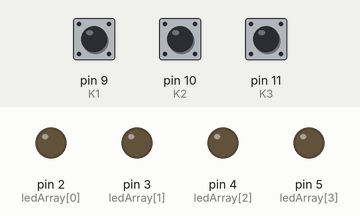
A sketch run on a simulated Arduino Uno, built with avr-gcc and run on an emulated ATmega328P. Shown: output pins drawn as LEDs (lit = HIGH). Inputs (shaded band) come from the test bench; at power-on: pin 10 (K2) HIGH, pin 9 (K1) HIGH, pin 11 (K3) HIGH.

Above: at 1.2 s.
1.3 s: pin 10 (K2) pulled LOW for 3.2 s
At 5.5 s:
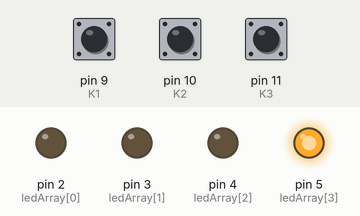
6.0 s: pin 10 (K2) pulled LOW for 0.25 s
At 6.8 s:
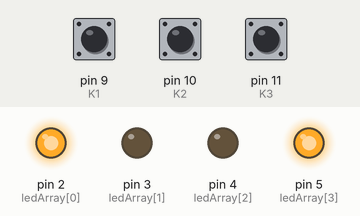
7.7 s: pin 10 (K2) pulled LOW for 1 s
At 9.8 s:
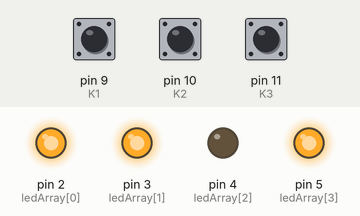
10.2 s: pin 10 (K2) pulled LOW for 0.25 s
At 11.4 s:
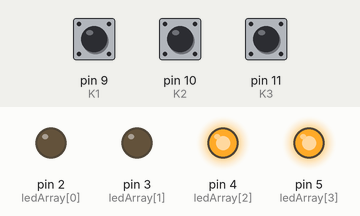
11.9 s: pin 9 (K1) pulled LOW for 1 s
At 12.6 s:
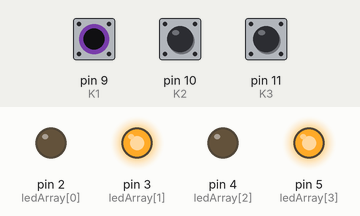
14.4 s: pin 10 (K2) pulled LOW for 3.2 s
At 17.2 s:
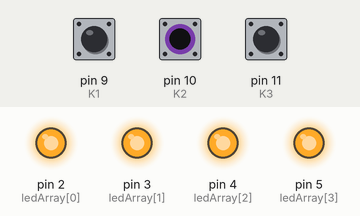
Timing chart, 0 to 18.7 s (numbered marks = the images above; inputs shaded):
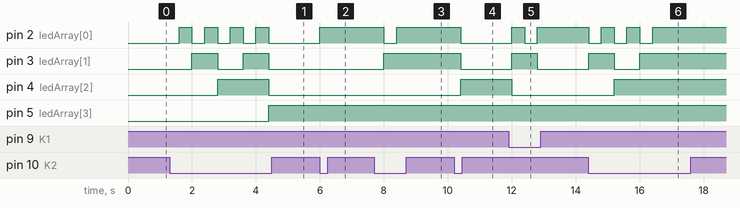

Measured:
- after the input at 1.3 s, pin 2 (ledArray[0]): alternates HIGH for 0.40 s and LOW for 0.40 s, 8 changes in all, then stays LOW, starting after 0.30 s; pin 3 (ledArray[1]): alternates HIGH for 0.80 s and LOW for 0.80 s, 4 changes in all, then stays LOW, starting after 0.70 s
- after the input at 6.0 s, pin 2 (ledArray[0]): LOW → HIGH at once
- after the input at 7.7 s, pin 2 (ledArray[0]): HIGH → LOW after 0.30 s, → HIGH 0.40 s later; pin 3 (ledArray[1]): LOW → HIGH after 0.30 s
- after the input at 10.2 s, pin 2 (ledArray[0]), pin 3 (ledArray[1]): HIGH → LOW after 0.20 s; pin 4 (ledArray[2]): LOW → HIGH after 0.20 s
- after the input at 11.9 s, pin 2 (ledArray[0]): LOW → HIGH after 0.10 s, → LOW 0.40 s later, → HIGH 0.40 s later; pin 3 (ledArray[1]): LOW → HIGH after 0.10 s, → LOW 0.80 s later; pin 4 (ledArray[2]): HIGH → LOW after 0.10 s
- after the input at 14.4 s, pin 2 (ledArray[0]): alternates HIGH for 0.40 s and LOW for 0.40 s, 6 changes in all, then stays HIGH, starting at once; pin 3 (ledArray[1]): LOW → HIGH at once, → LOW 0.80 s later, → HIGH 0.80 s later; pin 4 (ledArray[2]): LOW → HIGH after 0.80 s

The sketch:

Teller.ino
```cpp
#define K1 9
#define K2 10
#define K3 11

int t = 0;
const byte ledArray[] = {2,3,4,5};

void setup() {
  pinMode(K1, INPUT_PULLUP);
  pinMode(K2, INPUT_PULLUP);
  pinMode(K3, INPUT_PULLUP);
  Serial.begin(9600);
  for (int x = 0; x < sizeof(ledArray); x++) {
    pinMode(ledArray[x],OUTPUT);
  }
}


void loop() {
  if (digitalRead(K1) == LOW && t > 0) {
    t--;
  }

  if (digitalRead(K2) == LOW && t < 15) {
    t++;
  }

  if (digitalRead(K3) == LOW) {
    t = 0;
  }

  if (digitalRead(K1) == LOW || digitalRead(K2) == LOW || digitalRead(K3) == LOW) {
    for (int x = 0; x < 4; x++) {
      digitalWrite(ledArray[x],bitRead(t,x));
    }
  }

  delay(400);
}
```
